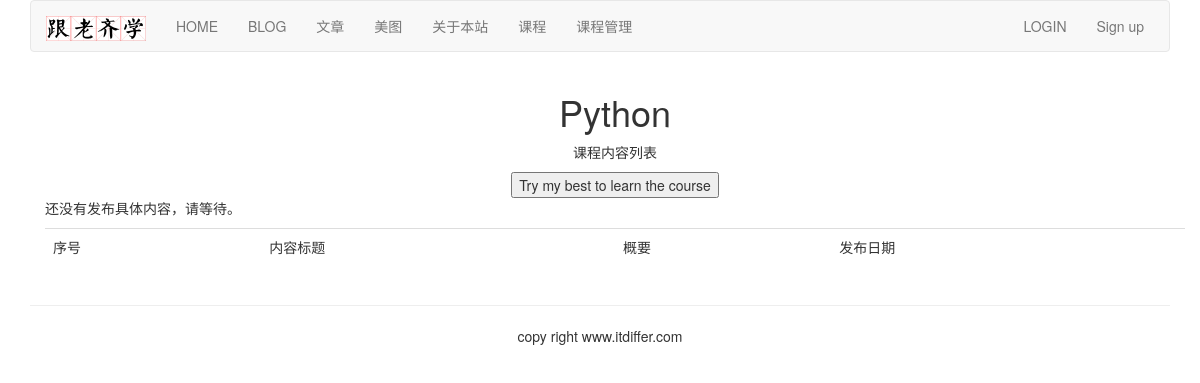
Page /course/lessons-list/10/ on the earlier database version.
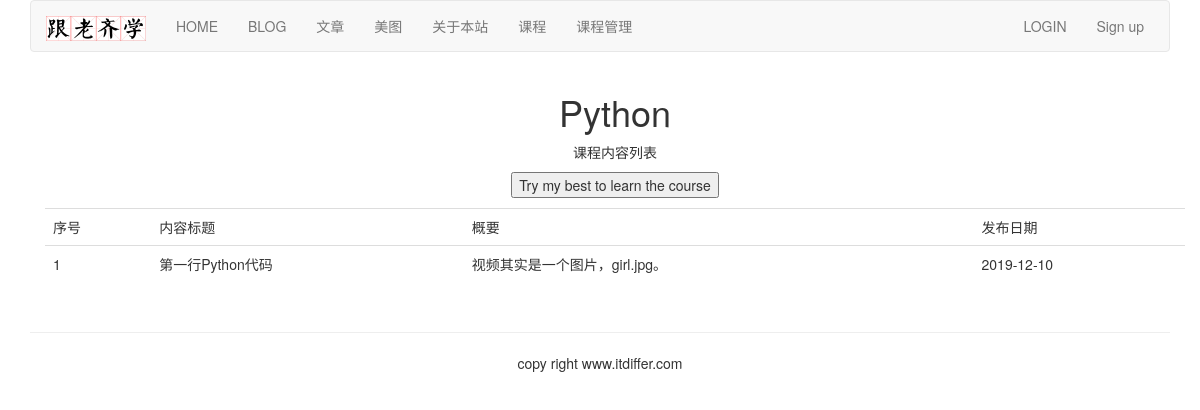
Same page on the later database version.
### course/models.py (models this page shows, shortened)
class Lesson(models.Model):
    user = models.ForeignKey(User, on_delete=models.CASCADE, related_name='lesson_user')
    course = models.ForeignKey(Course, on_delete=models.CASCADE, related_name='lesson')
    title = models.CharField(max_length=200)
    description = models.TextField(blank=True)
    created = models.DateTimeField(auto_now_add=True)
    video = models.FileField(upload_to=user_directory_path)
    attach = models.FileField(blank=True, upload_to=user_directory_path)
    order = OrderField(blank=True, for_fields=['course'])
    class Meta:
        ordering = ['order']

### course/views.py (the view, shortened to what this page needs)
# urls.py: path('lessons-list/<int:course_id>/', StudentListLessonView.as_view(), name='lessons_list'),
class StudentListLessonView(ListLessonView):
    template_name = 'course/slist_lessons.html'

### course/views.py (called while the page is built)
    def get(self, request, course_id):
        course = get_object_or_404(Course, id=course_id)
        return self.render_to_response({'course': course})

### templates/course/slist_lessons.html (shortened to what this page needs)
{% extends "base.html" %}
{% load static %}
{% block content %}
<div class="container">
  <div class="text-center">
    <h1>{{ course.title }}</h1>
    <p>课程内容列表</p>
    <form action="." method="post" class="form-horizontal">
      <input type="button" onclick="start_learn({{ course.id }})" value="Try my best to learn the course">
    </form>
  </div>
  <table class="table table-hover" style="margin-top: 10px;">
    <tr>
      <td>序号</td>
      <td>内容标题</td>
      <td>概要</td>
      <td>发布日期</td>
    </tr>
    {% for lesson in course.lesson.all %}
    <tr id={{ forloop.counter }}>
      <td>{{ forloop.counter }}</td>
      <td>{{ lesson.title }}</td>
      <td>{{ lesson.description | slice:'70' | linebreaks }}</td>
      <td>{{ lesson.created | date:'Y-m-d' }}</td>
    </tr>
    {% empty %}
    <p>还没有发布具体内容，请等待。</p>
    {% endfor %}
  </table>
</div>
{% endblock content %}

Differences in the rows shown:
added Lesson: title "第一行Python代码", description "视频其实是一个图片，girl.jpg。", created "2019-12-10"
Other differences:
text no longer shown: "还没有发布具体内容，请等待。"
